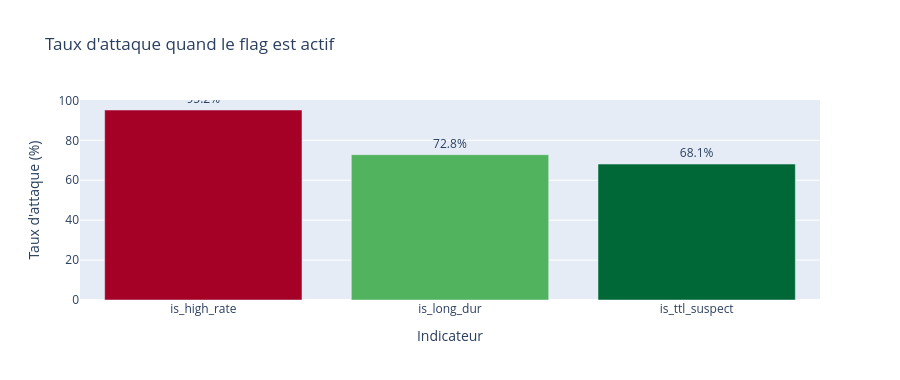

The notebook cell saved with this chart:
### Code cell
# Taux d'attaque par flag binaire
if flag_features:
    flag_stats = []
    for flag in flag_features:
        mask   = X_train[flag] == 1
        if mask.sum() == 0:
            continue
        rate = y_train[mask.values].mean() * 100
        flag_stats.append({'flag': flag, 'nb_flagged': int(mask.sum()),
                            'taux_attaque': round(rate, 1)})

    df_flags = pd.DataFrame(flag_stats)
    fig = px.bar(
        df_flags, x='flag', y='taux_attaque',
        color='taux_attaque', color_continuous_scale='RdYlGn_r',
        title="Taux d'attaque quand le flag est actif",
        labels={'flag': 'Indicateur', 'taux_attaque': "Taux d'attaque (%)"}, text='taux_attaque'
    )
    fig.update_traces(texttemplate='%{text:.1f}%', textposition='outside')
    fig.update_layout(height=380, coloraxis_showscale=False)
    fig.show()
    display(df_flags)

### Figure 1 — Plotly figure (JSON) as saved in the notebook; plotly's stock layout.template omitted (floating-point values rounded to 4 significant figures)
{"data": [{"alignmentgroup": "True", "hovertemplate": "Indicateur=%{x}<br>Taux d'attaque (%)=%{marker.color}<extra></extra>", "legendgroup": "", "marker": {"color": [95.2, 72.8, 68.1], "coloraxis": "coloraxis", "pattern": {"shape": ""}}, "name": "", "offsetgroup": "", "orientation": "v", "showlegend": false, "text": [95.2, 72.8, 68.1], "textposition": "outside", "texttemplate": "%{text:.1f}%", "type": "bar", "x": ["is_high_rate", "is_long_dur", "is_ttl_suspect"], "xaxis": "x", "y": [95.2, 72.8, 68.1], "yaxis": "y"}], "layout": {"barmode": "relative", "coloraxis": {"colorbar": {"title": {"text": "Taux d'attaque (%)"}}, "colorscale": [[0, "rgb(0,104,55)"], [0.1, "rgb(26,152,80)"], [0.2, "rgb(102,189,99)"], [0.3, "rgb(166,217,106)"], [0.4, "rgb(217,239,139)"], [0.5, "rgb(255,255,191)"], [0.6, "rgb(254,224,139)"], [0.7, "rgb(253,174,97)"], [0.8, "rgb(244,109,67)"], [0.9, "rgb(215,48,39)"], [1, "rgb(165,0,38)"]], "showscale": false}, "height": 380, "legend": {"tracegroupgap": 0}, "title": {"text": "Taux d'attaque quand le flag est actif"}, "xaxis": {"anchor": "y", "domain": [0, 1], "title": {"text": "Indicateur"}}, "yaxis": {"anchor": "x", "domain": [0, 1], "title": {"text": "Taux d'attaque (%)"}}}}
